Frame 1 (no input): blank canvas, image omitted
Frame 60 (the mouse pressed at the canvas centre just before this capture): blank canvas, image omitted
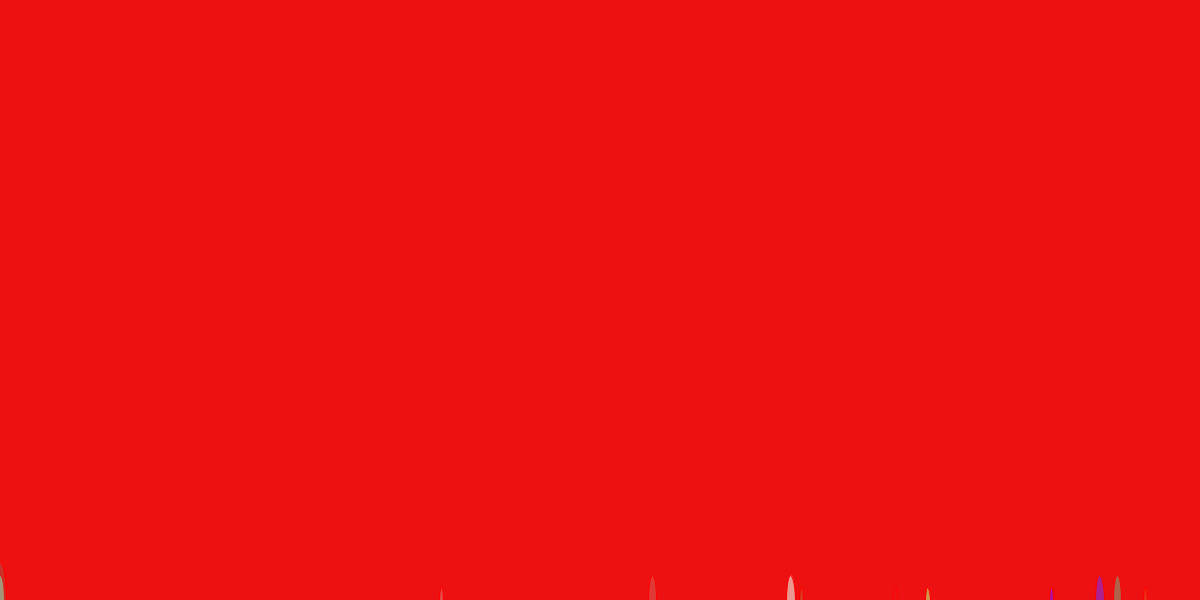
Frame 120 (the mouse held since frame 60 and released just before this capture)

The Processing sketch whose frames 1 and 60 were blank and that drew this single picture after the mouse press (run headless with seeded random() and noise(); from frame 60 on, the mouse is pressed at the canvas centre):

// Processing sketch: processing_159770
// ── processing_159770.pde

float r;
float g;
float b;
float a;


float diam;
float x;
float y;
int count;
int state;

void setup() {
  size(1200,600);
  background(237,17,17);
  smooth();    
}

void draw() {
  // Each time through draw(), new random numbers are picked for a new ellipse.
  r = random(255);
  g = random(250);
  b = random(255);
  a = random(255);
  diam = random (width/2);
  x = int(random(width/diam)) *3*diam;
  y = int(random(height/diam)) *2*diam;
  
  count++;
  if(count>50){
    count=20;
    state++;
    if(state>50){
      state=0;
      background(237,219,17);
    }
  }
  
   
  diam=state*50;
  stroke(255,0,0,255);
   fill(r,g,b,a);
  ellipse(x,height,diam/12,diam/2);
}
